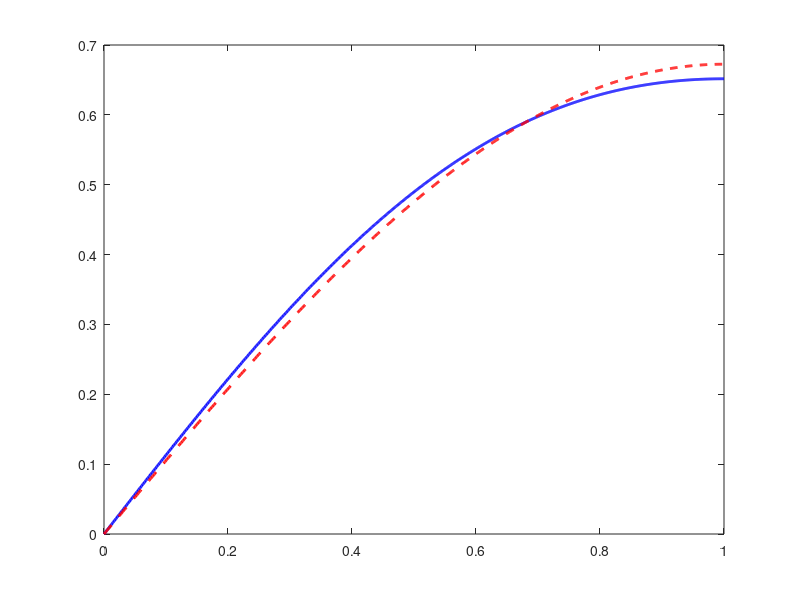

MATLAB code for this plot: (Note: this script raises an error after producing the figure.)
 xx = linspace(0,1,1000)';    % fine grid between x=0 and x=1
 uN = zeros(size(xx));        % homogeneous boundary conditions
 for k=1:20
    figure(1), clf
    plot(xx, sin(pi*xx)/(pi^2) - (xx.^3)/6 + (1/2+1/pi)*xx,'b-','linewidth',2), hold on
    lamk = ((k-1/2)^2)*(pi^2);
    uN = uN + 2*(-1)^k*(pi/(lamk*(lamk-pi^2))-1/(lamk^2))*sin(sqrt(lamk)*xx);
    plot(xx, uN, 'r--','linewidth',2)
    legend('true solution', 'approximation',2)
    set(gca,'fontsize',16)
    xlabel('x')
    title(sprintf('approximation from first %d terms in the series', k))
    axis([0 1 0 0.75])
    if ismember(k,[1 2 3 20]), 
        eval(sprintf('print -depsc2 bvps_%d',k))
    end
    pause
 end
